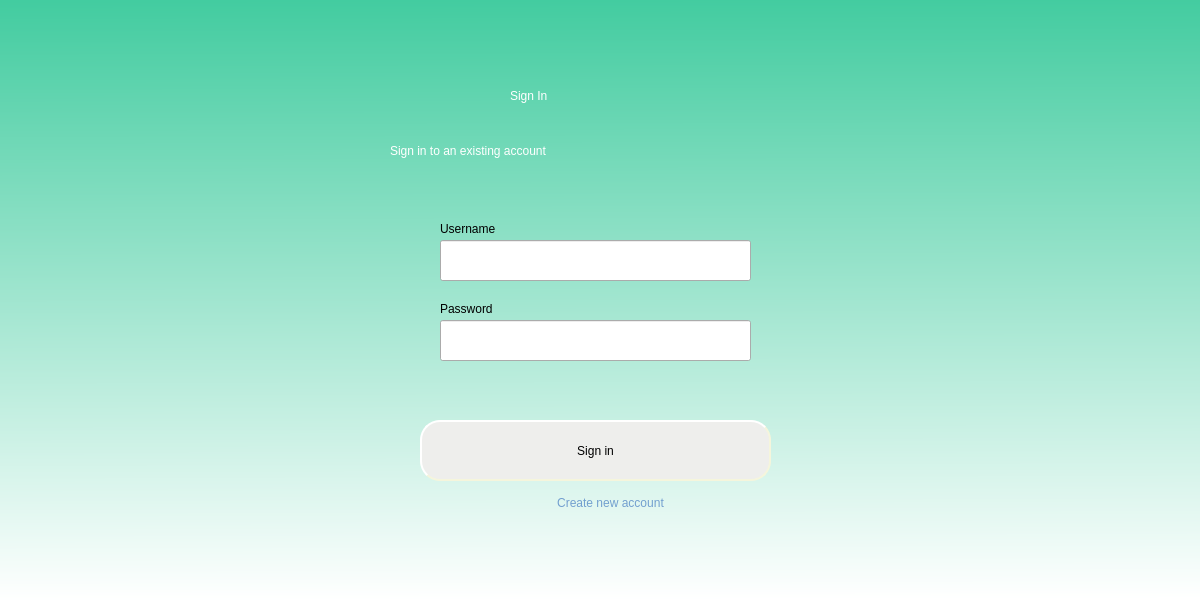
<?xml version="1.0" encoding="UTF-8"?>
<ui version="4.0">
 <class>Dialog</class>
 <widget class="QDialog" name="Dialog">
  <property name="geometry">
   <rect>
    <x>0</x>
    <y>0</y>
    <width>1200</width>
    <height>600</height>
   </rect>
  </property>
  <property name="windowTitle">
   <string>Dialog</string>
  </property>
  <widget class="QWidget" name="widget" native="true">
   <property name="geometry">
    <rect>
     <x>0</x>
     <y>0</y>
     <width>1200</width>
     <height>600</height>
    </rect>
   </property>
   <property name="styleSheet">
    <string notr="true">QWidget#widget{
background-color: qlineargradient(spread:pad, x1:0.487562, y1:0, x2:0.493, y2:1, stop:0 rgba(67, 204, 160, 255), stop:1 rgba(255, 255, 255, 255))}</string>
   </property>
   <widget class="QLabel" name="label">
    <property name="geometry">
     <rect>
      <x>510</x>
      <y>50</y>
      <width>161</width>
      <height>91</height>
     </rect>
    </property>
    <property name="styleSheet">
     <string notr="true">font: 75 italic 55pt &quot;Uroob&quot;;
color: rgb(255, 255, 255);</string>
    </property>
    <property name="text">
     <string>Sign In</string>
    </property>
   </widget>
   <widget class="QLabel" name="label_2">
    <property name="geometry">
     <rect>
      <x>390</x>
      <y>130</y>
      <width>411</width>
      <height>41</height>
     </rect>
    </property>
    <property name="styleSheet">
     <string notr="true">font: 75 italic 20pt &quot;Ubuntu Mono&quot;;
color: rgb(255, 255, 255);</string>
    </property>
    <property name="text">
     <string>Sign in to an existing account</string>
    </property>
   </widget>
   <widget class="QPushButton" name="login_button">
    <property name="geometry">
     <rect>
      <x>420</x>
      <y>420</y>
      <width>351</width>
      <height>61</height>
     </rect>
    </property>
    <property name="styleSheet">
     <string notr="true">QPushButton#login_button {
	background-color: rgb(238, 238, 236);
    border-style: outset;
    border-width: 2px;
    border-radius: 20px;
    border-color: beige;
    font: 75 italic 18pt &quot;Ubuntu Condensed&quot;;
    min-width: 10em;
    padding: 6px;
}
QPushButton#login_button:pressed {
    background-color: rgb(200, 200, 200);
    border-style: inset;
}
</string>
    </property>
    <property name="text">
     <string>Sign in</string>
    </property>
   </widget>
   <widget class="QLineEdit" name="email_field">
    <property name="geometry">
     <rect>
      <x>440</x>
      <y>240</y>
      <width>311</width>
      <height>41</height>
     </rect>
    </property>
    <property name="styleSheet">
     <string notr="true">font: 14pt &quot;Ubuntu&quot;;
</string>
    </property>
    <property name="text">
     <string/>
    </property>
   </widget>
   <widget class="QLineEdit" name="password_field">
    <property name="geometry">
     <rect>
      <x>440</x>
      <y>320</y>
      <width>311</width>
      <height>41</height>
     </rect>
    </property>
    <property name="styleSheet">
     <string notr="true">font: 14pt &quot;Ubuntu&quot;;</string>
    </property>
   </widget>
   <widget class="QLabel" name="label_3">
    <property name="geometry">
     <rect>
      <x>440</x>
      <y>220</y>
      <width>71</width>
      <height>17</height>
     </rect>
    </property>
    <property name="text">
     <string>Username</string>
    </property>
   </widget>
   <widget class="QLabel" name="label_4">
    <property name="geometry">
     <rect>
      <x>440</x>
      <y>300</y>
      <width>67</width>
      <height>17</height>
     </rect>
    </property>
    <property name="text">
     <string>Password</string>
    </property>
   </widget>
   <widget class="QLabel" name="error">
    <property name="geometry">
     <rect>
      <x>440</x>
      <y>390</y>
      <width>311</width>
      <height>21</height>
     </rect>
    </property>
    <property name="styleSheet">
     <string notr="true">color:rgb(204, 0, 0)</string>
    </property>
    <property name="text">
     <string/>
    </property>
    <property name="alignment">
     <set>Qt::AlignCenter</set>
    </property>
   </widget>
   <widget class="QPushButton" name="signup_button">
    <property name="geometry">
     <rect>
      <x>540</x>
      <y>490</y>
      <width>141</width>
      <height>25</height>
     </rect>
    </property>
    <property name="styleSheet">
     <string notr="true">border-color: rgb(238, 238, 236);
border-radius:20px;
color: rgb(114, 159, 207);</string>
    </property>
    <property name="text">
     <string>Create new account</string>
    </property>
   </widget>
  </widget>
 </widget>
 <resources/>
 <connections/>
</ui>
